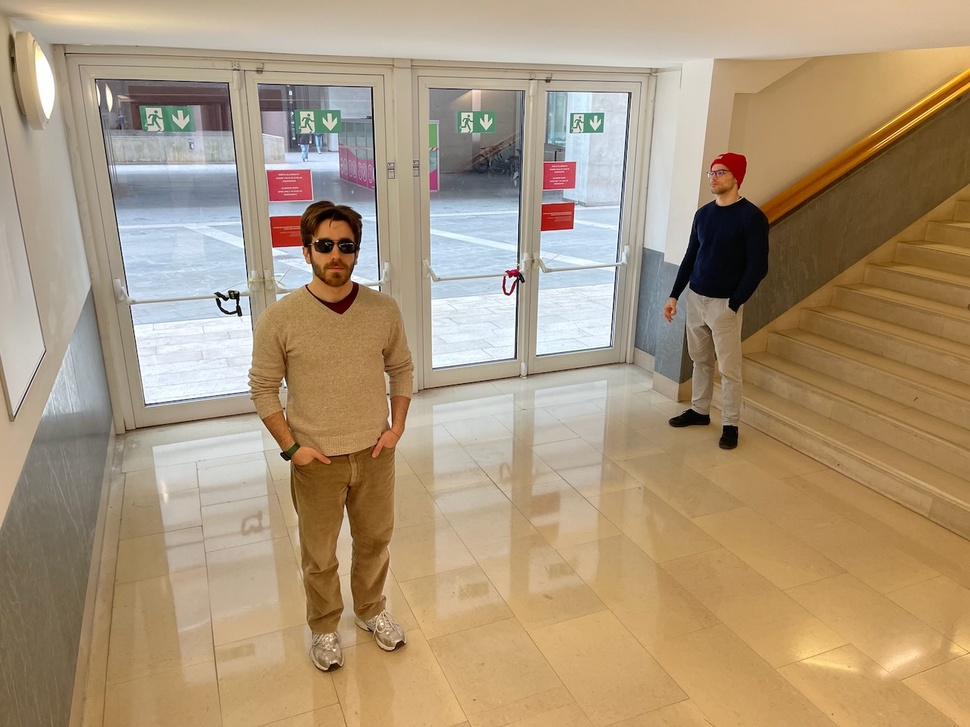
#> input picture single-view-metrology/images/img2.jpeg, 970 x 727 px, shrunk from 1280 x 960 before the run
$ jupyter execute main_img2_2.ipynb
#> lines starting #> are read from the running program, lines starting #| are printed output that depends on the picture
# Single view metrology

[cell 1]
import cv2
import numpy as np

import cv2
import numpy as np
import matplotlib.pyplot as plt

[cell 2]
data_dir = "."

def plot_img(img_name):
    image_path = f"{data_dir}/{img_name}"
    plt.imshow(cv2.imread(image_path)[:, :, ::-1])
    plt.axis("off")

[cell 3]
img = cv2.imread(f"{data_dir}/images/img2.jpeg")[:, :, ::-1]

plt.imshow(img)
plt.axis('off')

[cell 4]
img = cv2.cvtColor(img, cv2.COLOR_BGR2RGB)
#> img is the input picture: shape (727, 970, 3); mean B, G, R 122, 150.1, 171.1

# Load the annotations from the .npy file
annotations = np.load("annotations_img2_2.npy", allow_pickle=True).item()
#> (reads single-view-metrology/annotations_img2_2.npy from the repository)

# Get the lines from annotations
lines = annotations['lines']

# Plot the image and the lines
plt.figure(figsize=(10, 10))
plt.imshow(img)

# Define line labels for different line types
parallel1_labels = ["ab", "cd"]
parallel2_labels = ["ef", "gh"]

# Plot each line with appropriate label
parallel1_count = 0
parallel2_count = 0

for i, ((x1, y1), (x2, y2), line_type) in enumerate(lines):
    if line_type == 'parallel_1':
        label = parallel1_labels[parallel1_count]
        style = {"marker": "+", "linewidth": 0.5, "color": "red"}
        parallel1_count += 1
    elif line_type == 'parallel_2':
        label = parallel2_labels[parallel2_count]
        style = {"marker": "+", "linewidth": 0.5, "color": "green"}
        parallel2_count += 1
    elif line_type == 'reference':
        label = "ref"
        style = {"marker": "o", "linewidth": 0.5, "color": "blue"}
    elif line_type == 'measure':
        label = "measure"
        style = {"marker": "o", "linewidth": 0.5, "color": "purple"}

    plt.plot([x1, x2], [y1, y2], marker=style["marker"], label=label,
             linewidth=style["linewidth"], color=style["color"])

plt.legend()
plt.axis('off')
plt.title("Annotated Metrology Points")
plt.show()
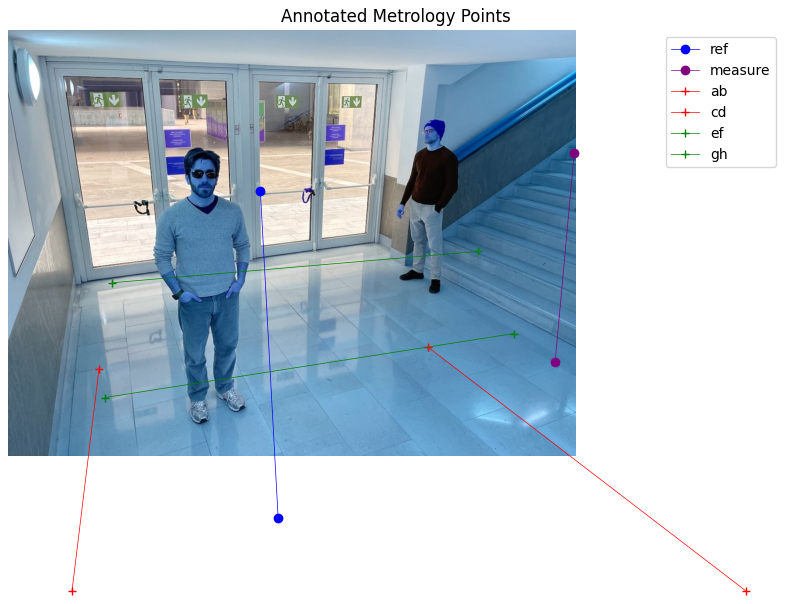
#> figure drawn by matplotlib, 1 panel; B, G, R data is drawn as R, G, B

[cell 5]
# Extract points from lines by type
parallel_lines_1 = [line for line in lines if line[2] == 'parallel_1']
parallel_lines_2 = [line for line in lines if line[2] == 'parallel_2']
reference_lines = [line for line in lines if line[2] == 'reference']
measure_lines = [line for line in lines if line[2] == 'measure']

# Create point labels for each set of parallel lines
point_labels_1 = ['a', 'b', 'c', 'd']  # For parallel_1 lines
point_labels_2 = ['e', 'f', 'g', 'h']  # For parallel_2 lines
points = {}

# Initialize points dictionary with points from parallel_1 lines
point_index = 0
for i, ((x1, y1), (x2, y2), _) in enumerate(parallel_lines_1):
    # First endpoint
    points[point_labels_1[point_index]] = np.array([x1, y1, 1])
    point_index += 1

    # Second endpoint
    points[point_labels_1[point_index]] = np.array([x2, y2, 1])
    point_index += 1

    # Stop if we've used all available labels
    if point_index >= len(point_labels_1):
        break

# Initialize points dictionary with points from parallel_2 lines
point_index = 0
for i, ((x1, y1), (x2, y2), _) in enumerate(parallel_lines_2):
    # First endpoint
    points[point_labels_2[point_index]] = np.array([x1, y1, 1])
    point_index += 1

    # Second endpoint
    points[point_labels_2[point_index]] = np.array([x2, y2, 1])
    point_index += 1

    # Stop if we've used all available labels
    if point_index >= len(point_labels_2):
        break

# Now we can access points as individual variables
a = points.get('a')  # First point of first parallel_1 line
b = points.get('b')  # Second point of first parallel_1 line
c = points.get('c')  # First point of second parallel_1 line
d = points.get('d')  # Second point of second parallel_1 line
e = points.get('e')  # First point of first parallel_2 line
f = points.get('f')  # Second point of first parallel_2 line
g = points.get('g')  # First point of second parallel_2 line
h = points.get('h')  # Second point of second parallel_2 line

# Visualize the points and lines
plt.figure(figsize=(10,10))
plt.imshow(img)

# Plot parallel_1 lines in red
plt.plot([a[0], b[0]], [a[1], b[1]], marker='+', color='red', label='ab')
# a[0] is the x coordinate of point a
# a[1] is the y coordinate of point a
# plt.plot connects the points a and b with a red line, and the marker is a red plus at point a

# and so on for the other parallel lines
plt.plot([c[0], d[0]], [c[1], d[1]], marker='+', color='red', label='cd')

# Plot parallel_2 lines in green
plt.plot([e[0], f[0]], [e[1], f[1]], marker='+', color='green', label='ef')
plt.plot([g[0], h[0]], [g[1], h[1]], marker='+', color='green', label='gh')

plt.legend()
plt.axis('off')
plt.title("Annotated Points and Lines")
plt.show()
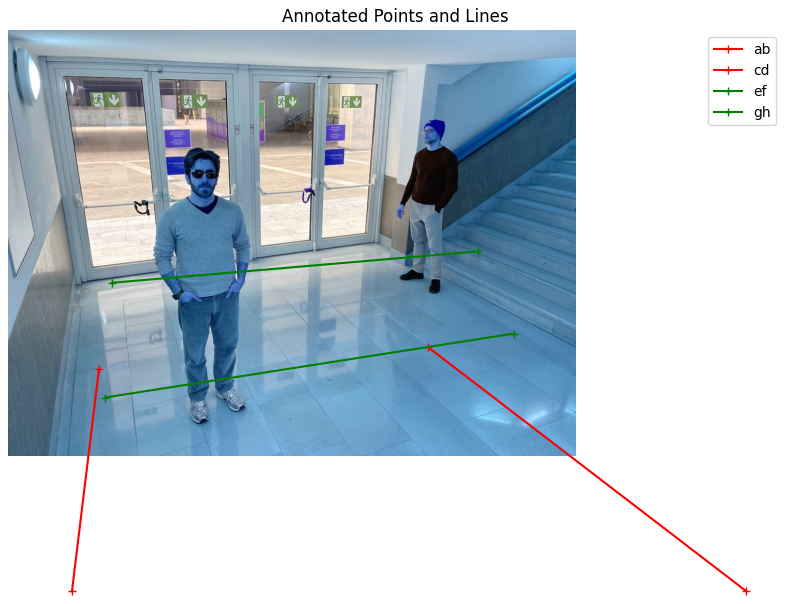
#> figure drawn by matplotlib, 1 panel; B, G, R data is drawn as R, G, B

[cell 6]
# Calculate vanishing points
# Compute lines in homogeneous coordinates for parallel_1
lab = np.cross(a, b)  # Line through points a and b
lcd = np.cross(c, d)  # Line through points c and d

# Normalize the lines
lab = lab / lab[-1]
lcd = lcd / lcd[-1]

# Stack parallel_1 lines and compute vanishing point using SVD
parallel_lines1 = np.vstack([lab, lcd])
_, _, vt = np.linalg.svd(parallel_lines1)
vp1 = vt[-1]  # This is our first vanishing point
vp1 = vp1 / vp1[-1]  # Normalize the vanishing point

print("Vanishing point 1 (from parallel_1 lines):")
print(vp1)

# Compute lines in homogeneous coordinates for parallel_2
lef = np.cross(e, f)  # Line through points e and f
lgh = np.cross(g, h)  # Line through points g and h

# Normalize the lines
lef = lef / lef[-1]
lgh = lgh / lgh[-1]

# Stack parallel_2 lines and compute vanishing point using SVD
parallel_lines2 = np.vstack([lef, lgh])
_, _, vt = np.linalg.svd(parallel_lines2)
vp2 = vt[-1]  # This is our second vanishing point
vp2 = vp2 / vp2[-1]  # Normalize the vanishing point

print("Vanishing point 2 (from parallel_2 lines):")
print(vp2)

# Compute horizon line from the two vanishing points
horizon = np.cross(vp1, vp2)
horizon = horizon / horizon[-1]  # Normalize the horizon line

print("Horizon line:")
print(horizon)

[cell 7]
# Visualize vanishing points and horizon line
plt.figure(figsize=(10, 10))
plt.imshow(img)

# Plot the original lines
plt.plot([a[0], b[0]], [a[1], b[1]], marker='+', color='red', linewidth=0.5, label='ab')
plt.plot([c[0], d[0]], [c[1], d[1]], marker='+', color='red', linewidth=0.5, label='cd')
plt.plot([e[0], f[0]], [e[1], f[1]], marker='+', color='green', linewidth=0.5, label='ef')
plt.plot([g[0], h[0]], [g[1], h[1]], marker='+', color='green', linewidth=0.5, label='gh')

# Plot vanishing points
plt.plot(vp1[0], vp1[1], "o", color='red', label="vp1")
plt.plot(vp2[0], vp2[1], "o", color='green', label="vp2")

# Draw a line connecting the vanishing points (the horizon line)
plt.plot([vp1[0], vp2[0]], [vp1[1], vp2[1]], '--', color='blue',
         label="horizon", linewidth=0.8)

# Draw the full horizon line across the image
if horizon[1] != 0:  # Avoid division by zero
    x_vals = np.array([0, img.shape[1]])
#> x_vals = [0, 970]
    y_vals = (-horizon[0] * x_vals - horizon[2]) / horizon[1]
#> y_vals = [145.8, 162.4]
    plt.plot(x_vals, y_vals, '-', color='yellow', linewidth=1)

plt.legend()
plt.axis('off')
plt.title("Vanishing Points and Horizon Line")
plt.show()
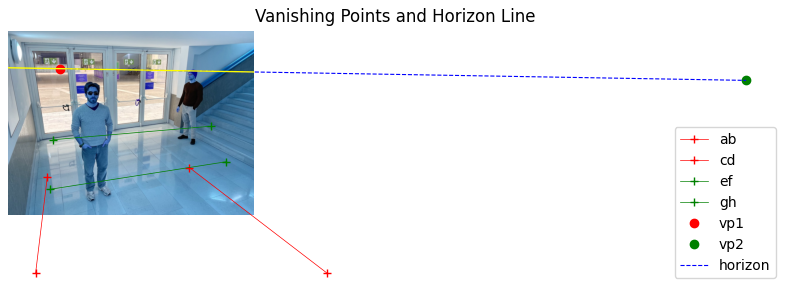
#> figure drawn by matplotlib, 1 panel; B, G, R data is drawn as R, G, B

[cell 8]
# Build the rectifying homography for the floor plane
# Important: normalize the horizon line coefficients to regularize the homography
horizon = horizon/np.linalg.norm(horizon)

H = np.hstack([np.eye(2), np.zeros((2, 1))])
H = np.vstack([H, horizon])
H = H/H[-1, -1]

# We can check that the horizon is now mapped to the canonical line at infinity
print(f"H^(-T)@horizon: {np.linalg.inv(H).T@horizon.reshape((-1,1))}")

[cell 9]
# Plot reference and measurement lines
# Extract reference and measurement points from your annotations
# For reference line (Line 4 in your annotations)
ref_line = reference_lines[0]
ref_top = np.array([ref_line[0][0], ref_line[0][1], 1])    # First point of reference line
ref_bottom = np.array([ref_line[1][0], ref_line[1][1], 1]) # Second point of reference line

# For measurement line
measure_line = measure_lines[0]
measure_top = np.array([measure_line[0][0], measure_line[0][1], 1])    # First point of measurement line
measure_bottom = np.array([measure_line[1][0], measure_line[1][1], 1]) # Second point of measurement line

plt.figure(figsize=(10, 10))
plt.imshow(img)
plt.plot([ref_top[0], ref_bottom[0]], [ref_top[1], ref_bottom[1]],
         marker="o", label="Reference", linewidth=1, color='blue')
plt.plot([measure_top[0], measure_bottom[0]], [measure_top[1], measure_bottom[1]],
         marker="o", label="Measure", linewidth=1, color='purple')
plt.legend()
plt.title("Reference and Measurement Lines")
plt.axis('off')
plt.show()
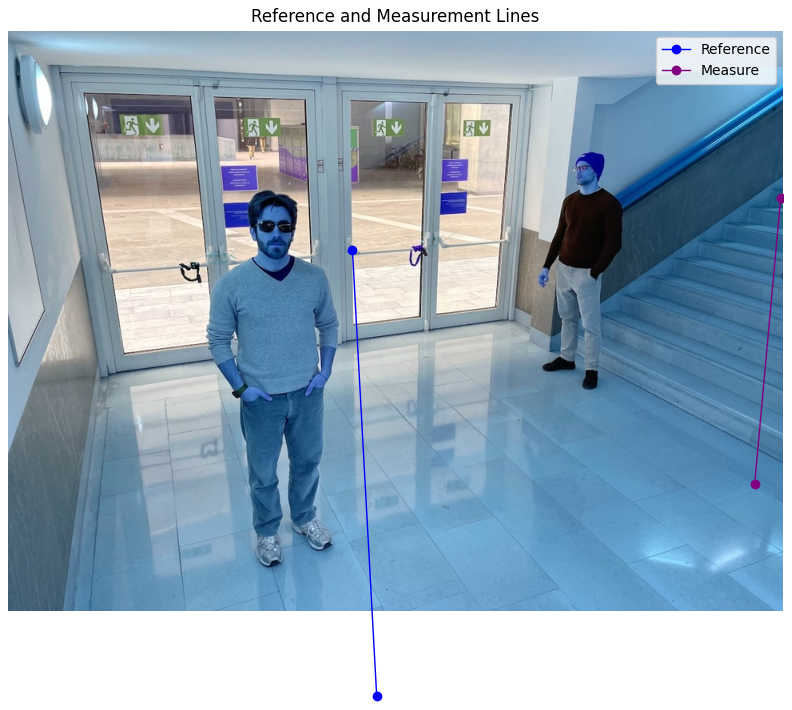
#> figure drawn by matplotlib, 1 panel; B, G, R data is drawn as R, G, B

[cell 10]
# Computing the metric measurements
# Calculate vertical vanishing point if not already available
# If we want to use SVD on all lines for vertical direction (optional)
all_lines = np.vstack([lab, lcd, lef, lgh])
_, _, vt = np.linalg.svd(all_lines)
v_vert = vt[-1]
v_vert = v_vert/v_vert[-1]

# Compute intersection points and distances
u = np.cross(np.cross(measure_bottom, ref_bottom), horizon)
u = u/u[-1]

l_measure = np.cross(measure_bottom, v_vert)
ref_top_tilde = np.cross(np.cross(ref_top, u), l_measure)
ref_top_tilde = ref_top_tilde/ref_top_tilde[-1]

dist_ref_top_tilde = np.linalg.norm(ref_top_tilde - ref_bottom)
dist_measure_top = np.linalg.norm(measure_top - measure_bottom)
dist_vert = np.linalg.norm(v_vert - ref_bottom)

# Compute 1d projective transformation mapping the vanishing point to infinity
# (0,1) -> (0,1)
# (v_vert,0) -> (1,0)
H_1d = np.eye(2)
H_1d[-1] = [1, dist_vert]

# Compute the distance ratio
dist_ref_measure_ratio = dist_ref_top_tilde * (dist_vert - dist_measure_top)/(dist_measure_top*(dist_vert-dist_ref_top_tilde))

# Measured dist = ref_dist / dist_ref_measure_ratio
ref_dist = 175  # Your given reference distance
measured_dist = ref_dist / dist_ref_measure_ratio

print(f"Reference distance: {ref_dist} units")
print(f"Measured distance: {measured_dist:.2f} units")
print(f"Distance ratio: {dist_ref_measure_ratio:.4f}")

[cell 11]
# Visualize the measurement results
plt.figure(figsize=(10, 10))
plt.imshow(img)

# Plot reference line
plt.plot([ref_top[0], ref_bottom[0]], [ref_top[1], ref_bottom[1]],
         marker="o", label=f"Reference = {ref_dist}", linewidth=1, color='blue')

# Plot measurement line
plt.plot([measure_top[0], measure_bottom[0]], [measure_top[1], measure_bottom[1]],
         marker="o", label=f"Measure = {measured_dist:.2f}", linewidth=1, color='purple')

# Plot the horizon line
x_vals = np.array([0, img.shape[1]])
if horizon[1] != 0:  # Avoid division by zero
    y_vals = (-horizon[0] * x_vals - horizon[2]) / horizon[1]
    plt.plot(x_vals, y_vals, '--', color='yellow', linewidth=0.8, label="Horizon")

# Plot vanishing points
plt.plot(vp1[0], vp1[1], "o", color='red', label="vp1")
plt.plot(vp2[0], vp2[1], "o", color='green', label="vp2")
plt.plot(v_vert[0], v_vert[1], "o", color='black', label="v_vert")

plt.legend()
plt.title("Single View Metrology Measurement")
plt.axis('off')
plt.show()
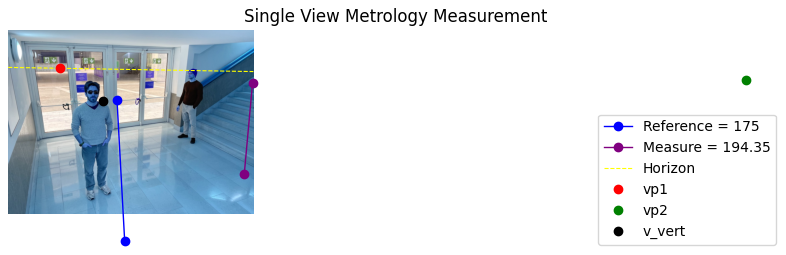
#> figure drawn by matplotlib, 1 panel; B, G, R data is drawn as R, G, B

[cell 12]
plt.figure(figsize=(5, 15))
plt.imshow(img)

# Reference Line
plt.plot(
    (ref_top[0], ref_bottom[0]),
    (ref_top[1], ref_bottom[1]),
    c='blue',
    marker = '.'
    )
plt.axvline(
    ref_top[0],
    c='blue',
    marker = '',
    linestyle = ':',
    linewidth= 0.5
    )

# Measurement Line
plt.plot(
    (measure_top[0], measure_bottom[0]),
    (measure_top[1], measure_bottom[1]),
    c='red',
    marker = '.'
    )
plt.axvline(
    measure_top[0],
    c='red',
    marker = '',
    linestyle = ':',
    linewidth= 0.5
    )

# Top Vanishing Point
ref_line = np.cross(ref_bottom, ref_top)
measure_line = np.cross(measure_bottom, measure_top)
vp3 = np.cross(ref_line, measure_line)
vp3 = vp3 / vp3[2]
plt.plot(
    vp3[0],
    vp3[1]
)

# Line through right vanishing point and top reference point
slope = (vp2[1] - ref_top[1]) / (vp2[0] - ref_top[0])
intercept = vp2[1] - slope * vp2[0]
x_vals = np.array([0, img.shape[1]])
y_vals = slope * x_vals + intercept
#> y_vals = [952.2, 700.8]
plt.plot(
    x_vals,
    y_vals,
    c='yellow',
    marker = '',
    linestyle = ':',
    linewidth= 0.5
    )

# Line through right vanishing point and bottom refernce point
slope = (vp2[1] - ref_bottom[1]) / (vp2[0] - ref_bottom[0])
intercept = vp2[1] - slope * vp2[0]
x_vals = np.array([0, img.shape[1]])
y_vals = slope * x_vals + intercept
#> y_vals = [287.9, 257.2]
plt.plot(
    x_vals,
    y_vals,
    c='yellow',
    marker = '',
    linestyle = ':',
    linewidth= 0.5
    )

# [35 lines of commented-out code are left out]
slope = (vp1[1] - measure_top[1]) / (vp1[0] - measure_top[0])
intercept = vp1[1] - slope * vp1[0]
x_vals = np.array([vp1[0], img.shape[1]])
#> x_vals = [207.1, 970]
y_vals = slope * x_vals + intercept
#> y_vals = [149.3, 587.1]
plt.plot(
    x_vals,
    y_vals,
    c='yellow',
    marker = '',
    linestyle = ':',
    linewidth= 0.5
    )

# Line through back vanishing point and bottom measure point
# plt.plot(
#     vp1[0],
#     vp1[1],
#     c='yellow',
#     marker = 'o',
#     )
slope = (vp1[1] - measure_bottom[1]) / (vp1[0] - measure_bottom[0])
intercept = vp1[1] - slope * vp1[0]
x_vals = np.array([vp1[0], img.shape[1]])
y_vals = slope * x_vals + intercept
#> y_vals = [149.3, 209.4]
plt.plot(
    x_vals,
    y_vals,
    c='yellow',
    marker = '',
    linestyle = ':',
    linewidth= 0.5
    )

# Bottom Intersection
right_vp_to_ref_top = np.cross(vp2, ref_top)
back_vp_to_measure_top = np.cross(vp1, measure_top)
top_intersection = np.cross(right_vp_to_ref_top, back_vp_to_measure_top)
top_intersection = top_intersection / top_intersection[2]
plt.plot(
    top_intersection[0],
    top_intersection[1],
    c='k',
    marker = '.',
    )

# Vertical Line
bottom_vp_to_top_intersection = np.cross(vp3, top_intersection)
plt.plot(
    (vp3[0], top_intersection[0]),
    (vp3[1], top_intersection[1]),
    c='k',
    marker = '',
    linestyle = ':',
    linewidth= 0.5
    )

# Project the measurement and reference segment onto the vertical line
back_vp_to_measure_bottom = np.cross(vp1, measure_bottom)
measure_bottom_proj = np.cross(bottom_vp_to_top_intersection, back_vp_to_measure_bottom)
measure_bottom_proj = measure_bottom_proj / measure_bottom_proj[2]
plt.plot(
    measure_bottom_proj[0],
    measure_bottom_proj[1],
    c='red',
    marker = '*',
    label = 'Projected Measure Point',
    linewidth = 0,
    )

right_vp_to_ref_bottom = np.cross(vp2, ref_bottom)
ref_bottom_proj = np.cross(bottom_vp_to_top_intersection, right_vp_to_ref_bottom )
ref_bottom_proj = ref_bottom_proj / ref_bottom_proj[2]
plt.plot(
    ref_bottom_proj[0],
    ref_bottom_proj[1],
    c='blue',
    marker = '*',
    label = 'Projected Reference Point',
    linewidth = 0,
    )

# ref : measure = original_ref : original_measure
# -> original_measure =
ref = np.linalg.norm(top_intersection[:2] - ref_bottom_proj[:2])
measure = np.linalg.norm(top_intersection[:2] - measure_bottom_proj[:2])
original_ref = 175
original_measure = measure * original_ref / ref
print(f'Projected Ref = {ref:} ')
print(f'Projected Measure = {measure:} ')
print(f"Known original ref = {original_ref}")
print(f"Estimated original measure = {original_measure}")

# Show everything
plt.legend()
plt.xlim([0, img.shape[1]])
plt.ylim([img.shape[0], 0])
plt.axis('off')

plt.show()
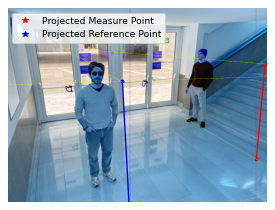
#> figure drawn by matplotlib, 1 panel; B, G, R data is drawn as R, G, B

[cell 13]
# Measurement Line
plt.plot(
    (measure_top[0], measure_bottom[0]),
    (measure_top[1], measure_bottom[1]),
    c='red',
    marker = '.'
    )
plt.axvline(
    measure_top[0],
    c='red',
    marker = '',
    linestyle = ':',
    linewidth= 0.5
    )

# Top Vanishing Point
ref_line = np.cross(ref_bottom, ref_top)
measure_line = np.cross(measure_bottom, measure_top)
vp3 = np.cross(ref_line, measure_line)
vp3 = vp3 / vp3[2]
plt.plot(
    vp3[0],
    vp3[1]
)

# Line through right vanishing point and top reference point
slope = (vp2[1] - ref_top[1]) / (vp2[0] - ref_top[0])
intercept = vp2[1] - slope * vp2[0]
x_vals = np.array([0, img.shape[1]])
#> x_vals = [0, 970]
y_vals = slope * x_vals + intercept
plt.plot(
    x_vals,
    y_vals,
    c='yellow',
    marker = '',
    linestyle = ':',
    linewidth= 0.5
    )

# Line through right vanishing point and bottom refernce point
slope = (vp2[1] - ref_bottom[1]) / (vp2[0] - ref_bottom[0])
intercept = vp2[1] - slope * vp2[0]
x_vals = np.array([0, img.shape[1]])
y_vals = slope * x_vals + intercept
plt.plot(
    x_vals,
    y_vals,
    c='yellow',
    marker = '',
    linestyle = ':',
    linewidth= 0.5
    )

# [35 lines of commented-out code are left out]
slope = (vp1[1] - measure_top[1]) / (vp1[0] - measure_top[0])
intercept = vp1[1] - slope * vp1[0]
x_vals = np.array([vp1[0], img.shape[1]])
y_vals = slope * x_vals + intercept
plt.plot(
    x_vals,
    y_vals,
    c='yellow',
    marker = '',
    linestyle = ':',
    linewidth= 0.5
    )

# Line through back vanishing point and bottom measure point
# plt.plot(
#     vp1[0],
#     vp1[1],
#     c='yellow',
#     marker = 'o',
#     )
slope = (vp1[1] - measure_bottom[1]) / (vp1[0] - measure_bottom[0])
intercept = vp1[1] - slope * vp1[0]
x_vals = np.array([vp1[0], img.shape[1]])
y_vals = slope * x_vals + intercept
plt.plot(
    x_vals,
    y_vals,
    c='yellow',
    marker = '',
    linestyle = ':',
    linewidth= 0.5
    )

# Bottom Intersection
right_vp_to_ref_top = np.cross(vp2, ref_top)
back_vp_to_measure_top = np.cross(vp1, measure_top)
top_intersection = np.cross(right_vp_to_ref_top, back_vp_to_measure_top)
top_intersection = top_intersection / top_intersection[2]
plt.plot(
    top_intersection[0],
    top_intersection[1],
    c='k',
    marker = '.',
    )

# Vertical Line
bottom_vp_to_top_intersection = np.cross(vp3, top_intersection)
plt.plot(
    (vp3[0], top_intersection[0]),
    (vp3[1], top_intersection[1]),
    c='k',
    marker = '',
    linestyle = ':',
    linewidth= 0.5
    )

# Project the measurement and reference segment onto the vertical line
back_vp_to_measure_bottom = np.cross(vp1, measure_bottom)
measure_bottom_proj = np.cross(bottom_vp_to_top_intersection, back_vp_to_measure_bottom)
measure_bottom_proj = measure_bottom_proj / measure_bottom_proj[2]
plt.plot(
    measure_bottom_proj[0],
    measure_bottom_proj[1],
    c='red',
    marker = '*',
    label = 'Projected Measure Point',
    linewidth = 0,
    )

right_vp_to_ref_bottom = np.cross(vp2, ref_bottom)
ref_bottom_proj = np.cross(bottom_vp_to_top_intersection, right_vp_to_ref_bottom )
ref_bottom_proj = ref_bottom_proj / ref_bottom_proj[2]
plt.plot(
    ref_bottom_proj[0],
    ref_bottom_proj[1],
    c='blue',
    marker = '*',
    label = 'Projected Reference Point',
    linewidth = 0,
    )

# ref : measure = original_ref : original_measure
# -> original_measure =
ref = np.linalg.norm(top_intersection[:2] - ref_bottom_proj[:2])
measure = np.linalg.norm(top_intersection[:2] - measure_bottom_proj[:2])
original_ref = 175
original_measure = measure * original_ref / ref
print(f'Projected Ref = {ref:} ')
print(f'Projected Measure = {measure:} ')
print(f"Known original ref = {original_ref}")
print(f"Estimated original measure = {original_measure}")

# Show everything
plt.legend()
plt.xlim([0, img.shape[1]])
plt.ylim([img.shape[0], 0])
plt.axis('off')

plt.show()
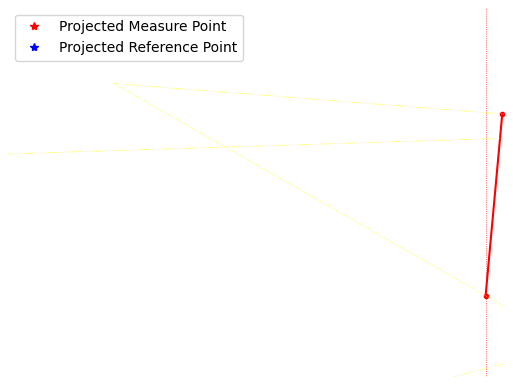
#> figure drawn by matplotlib, 1 panel
